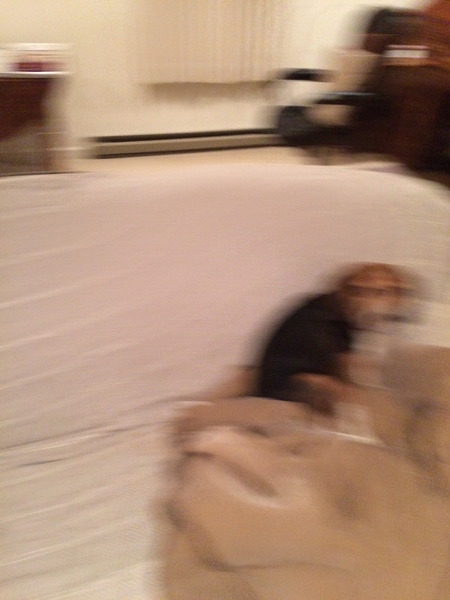
#> input picture 合格的CV工程师/实战篇/opencv/（二）模糊图像检测/images/image_001.png, 450 x 600 px; its folder holds only this picture in this run
$ python detect_blur.py --images images   (older library calls are emulated)
#> lines starting #> are read from the running program, lines starting #| are printed output that depends on the picture; after the words box and inside, x2 and y2 are one past the last pixel; in counts of white or black regions, pixels touching at a corner belong together
# 用法：直接运行下面的操作即可
# python3 detect_blur.py --images images
# 按 q 不断切换到下一张图片

# 导入需要的库
from imutils import paths
import argparse
import cv2

def variance_of_laplacian(image):
	# 对图像进行拉普拉斯变换，并返回拉普拉斯的方差
	return cv2.Laplacian(image, cv2.CV_64F).var()

# 设置需要输入的参数，-i 输入图像的路径（文件夹名）， -t 设置阈值的大小
ap = argparse.ArgumentParser()
ap.add_argument("-i", "--images", required=True,
	help="path to input directory of images")
ap.add_argument("-t", "--threshold", type=float, default=100.0,
	help="focus measures that fall below this value will be considered 'blurry'")
args = vars(ap.parse_args())

# 循环输入图片
for imagePath in paths.list_images(args["images"]):
	# 导入图像并转换为灰度图，计算我们关注的拉普拉斯变换后的方差
	image = cv2.imread(imagePath)
#> image is the input picture: shape (600, 450, 3); mean B, G, R 120.1, 142.4, 174.7
	gray = cv2.cvtColor(image, cv2.COLOR_BGR2GRAY)
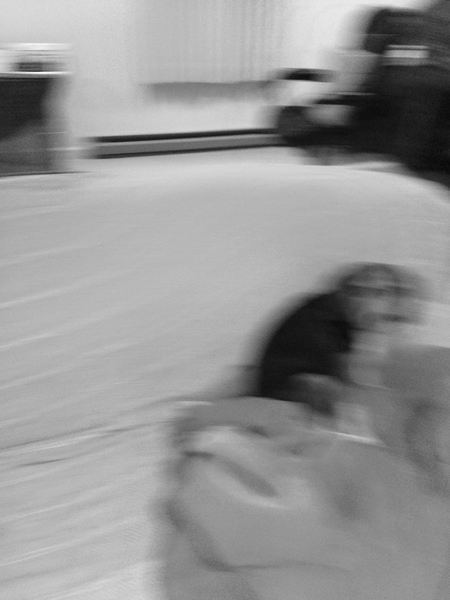
#> gray: shape (600, 450); min 8, max 251, mean 149.5
	fm = variance_of_laplacian(gray)
#> fm = 83.17
	text = "Not Blurry"

	# 当方差小于阈值时，显示为模糊
	if fm < args["threshold"]:
		text = "Blurry"

	# 显示图片
	cv2.putText(image, "{}: {:.2f}".format(text, fm), (10, 30),
		cv2.FONT_HERSHEY_SIMPLEX, 0.8, (0, 0, 255), 3)
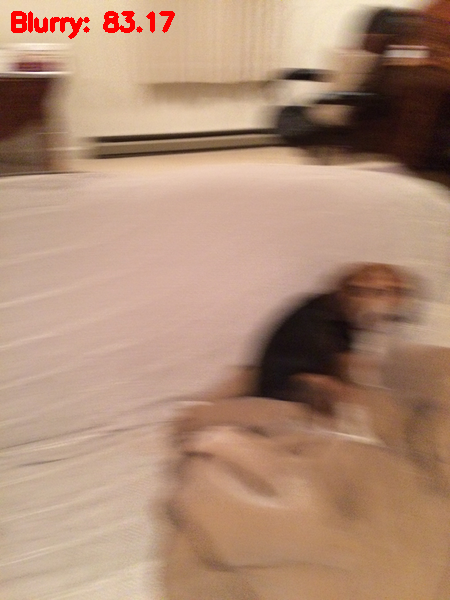
#> image: shape (600, 450, 3); 0.64% of pixels changed, all inside (x1, y1, x2, y2) = (11, 11, 175, 39)
	cv2.imshow("Image", image)
	key = cv2.waitKey(0)
#> (key Esc is pressed here)

$ run again, on 合格的CV工程师/实战篇/opencv/（二）模糊图像检测/images/image_005.png
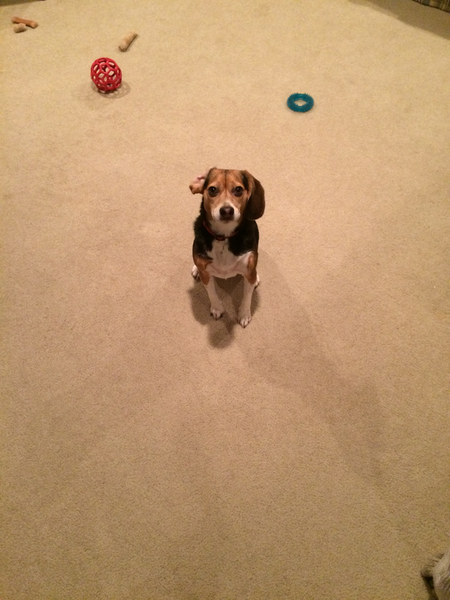
#> input picture 合格的CV工程师/实战篇/opencv/（二）模糊图像检测/images/image_005.png, 450 x 600 px
#> image is the input picture: shape (600, 450, 3); mean B, G, R 112.3, 152.3, 190.1
#> `gray = cv2.cvtColor(image, cv2.COLOR_BGR2GRAY)`:
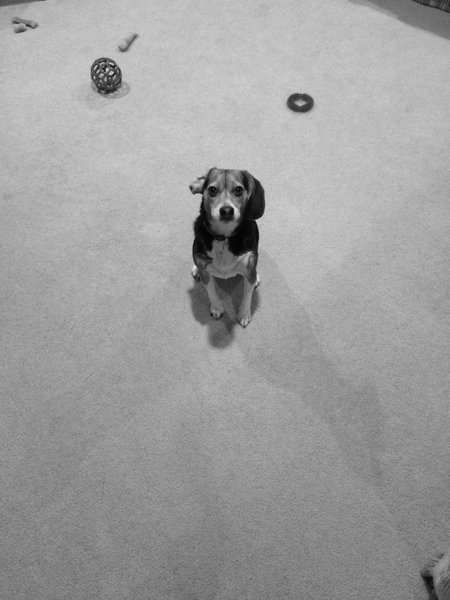
#> gray: shape (600, 450); min 4, max 232, mean 159.1
#> fm = 278.1
#> `cv2.putText(image, "{}: {:.2f}".format(text, fm), (10, 30), cv2.FONT_H..`:
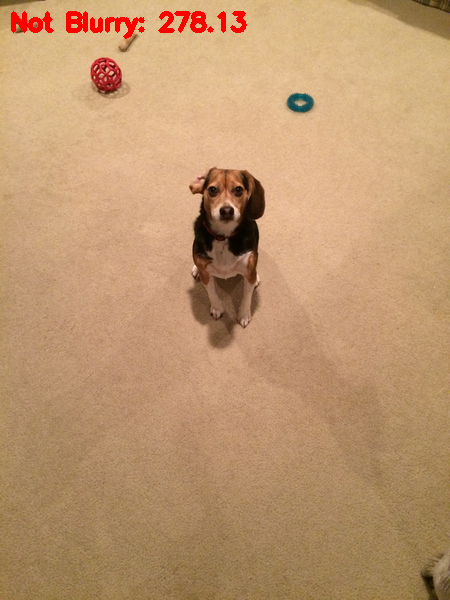
#> image: shape (600, 450, 3); 0.92% of pixels changed, all inside (x1, y1, x2, y2) = (11, 11, 247, 39)

$ run again, on 合格的CV工程师/实战篇/opencv/（二）模糊图像检测/images/image_006.png
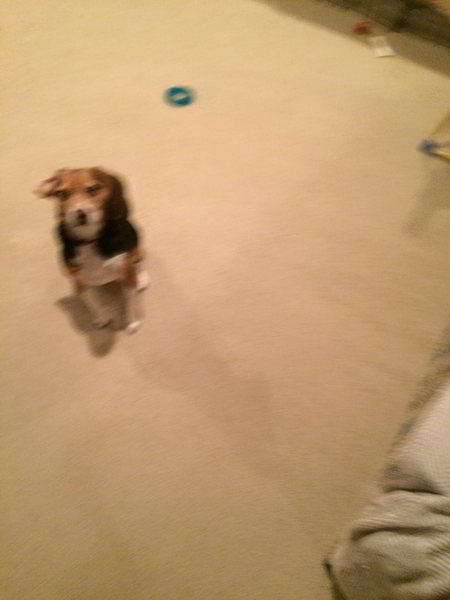
#> input picture 合格的CV工程师/实战篇/opencv/（二）模糊图像检测/images/image_006.png, 450 x 600 px
#> image is the input picture: shape (600, 450, 3); mean B, G, R 112.1, 154.7, 190.3
#> `gray = cv2.cvtColor(image, cv2.COLOR_BGR2GRAY)`:
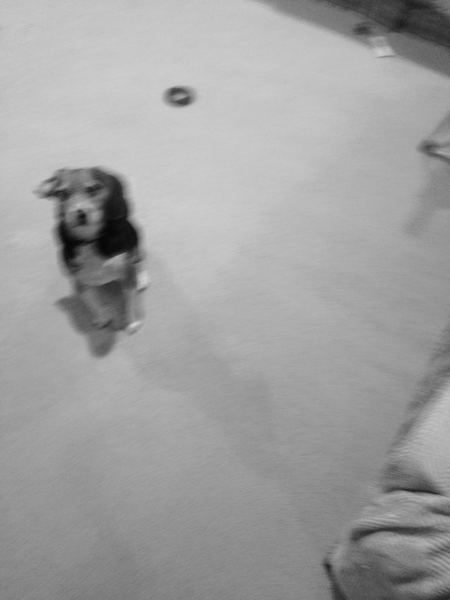
#> gray: shape (600, 450); min 5, max 208, mean 160.5
#> fm = 45.12
#> `cv2.putText(image, "{}: {:.2f}".format(text, fm), (10, 30), cv2.FONT_H..`:
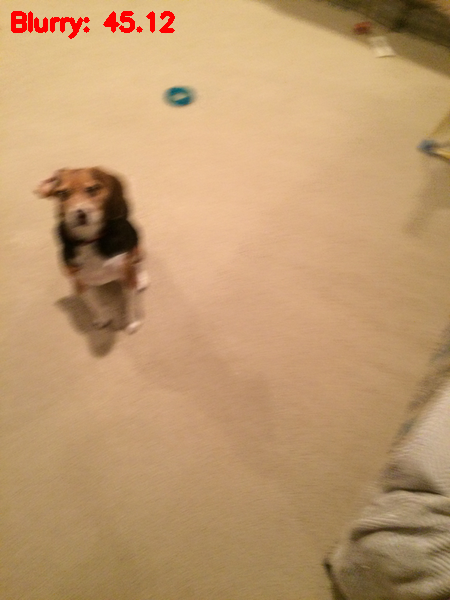
#> image: shape (600, 450, 3); 0.63% of pixels changed, all inside (x1, y1, x2, y2) = (11, 11, 175, 39)

$ run again, on 合格的CV工程师/实战篇/opencv/（二）模糊图像检测/images/image_007.png
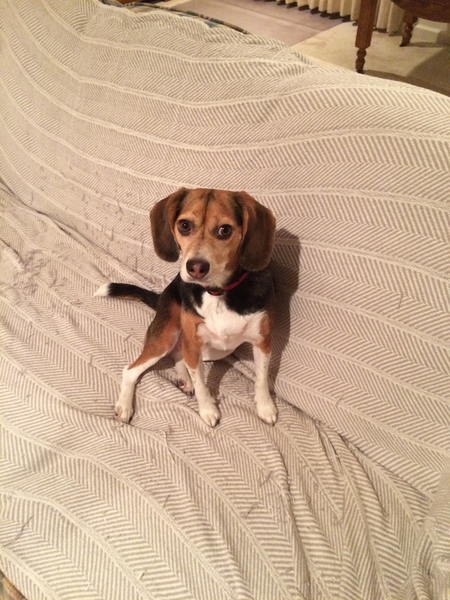
#> input picture 合格的CV工程师/实战篇/opencv/（二）模糊图像检测/images/image_007.png, 450 x 600 px
#> image is the input picture: shape (600, 450, 3); mean B, G, R 144.3, 170.1, 198.3
#> `gray = cv2.cvtColor(image, cv2.COLOR_BGR2GRAY)`:
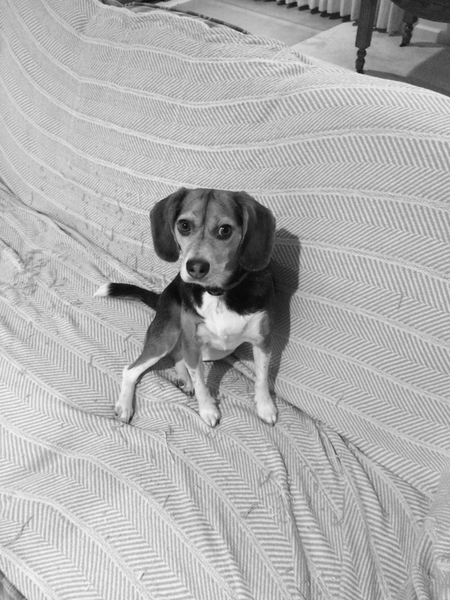
#> gray: shape (600, 450); min 9, max 247, mean 175.6
#> fm = 1274.9
#> `cv2.putText(image, "{}: {:.2f}".format(text, fm), (10, 30), cv2.FONT_H..`:
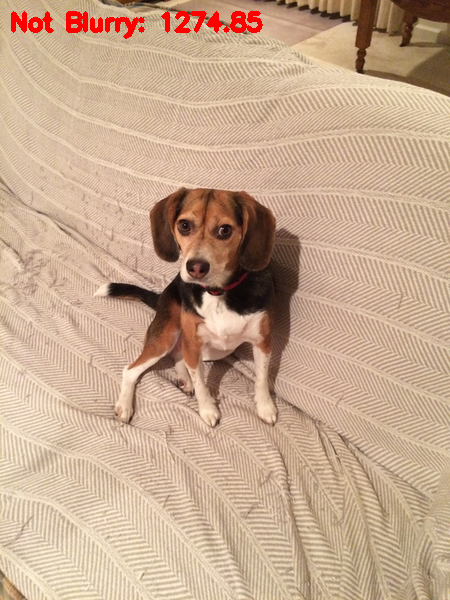
#> image: shape (600, 450, 3); 0.99% of pixels changed, all inside (x1, y1, x2, y2) = (11, 11, 263, 39)

$ run again, on 合格的CV工程师/实战篇/opencv/（二）模糊图像检测/images/image_002.png
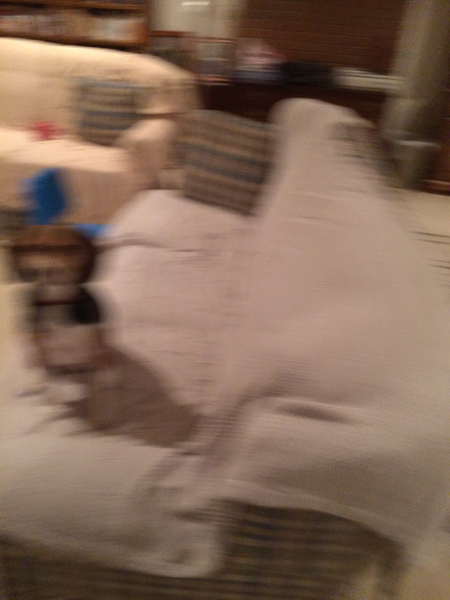
#> input picture 合格的CV工程师/实战篇/opencv/（二）模糊图像检测/images/image_002.png, 450 x 600 px
#> image is the input picture: shape (600, 450, 3); mean B, G, R 86.9, 104.1, 130.7
#> `gray = cv2.cvtColor(image, cv2.COLOR_BGR2GRAY)`:
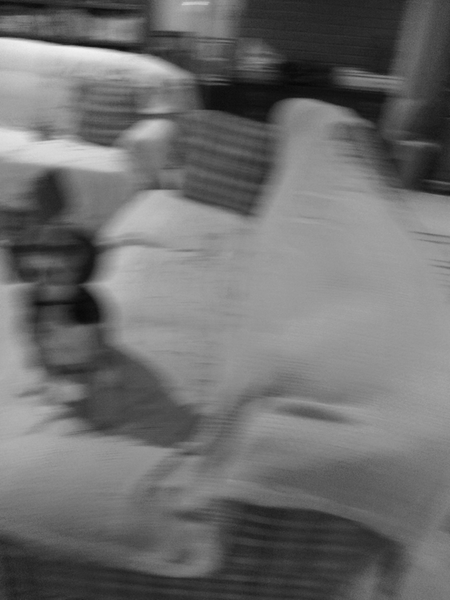
#> gray: shape (600, 450); min 7, max 242, mean 110.1
#> fm = 64.25
#> `cv2.putText(image, "{}: {:.2f}".format(text, fm), (10, 30), cv2.FONT_H..`:
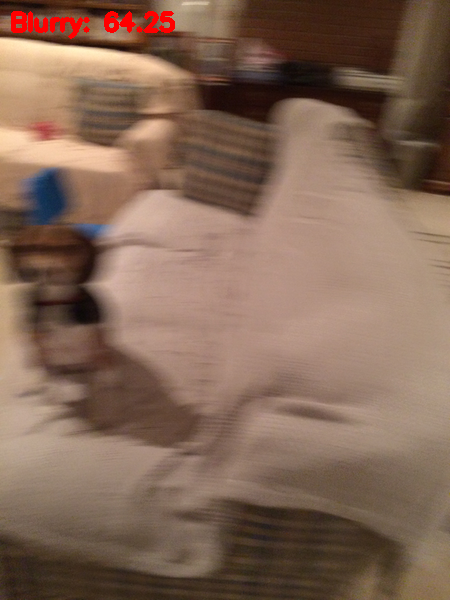
#> image: shape (600, 450, 3); 0.67% of pixels changed, all inside (x1, y1, x2, y2) = (11, 11, 175, 39)
